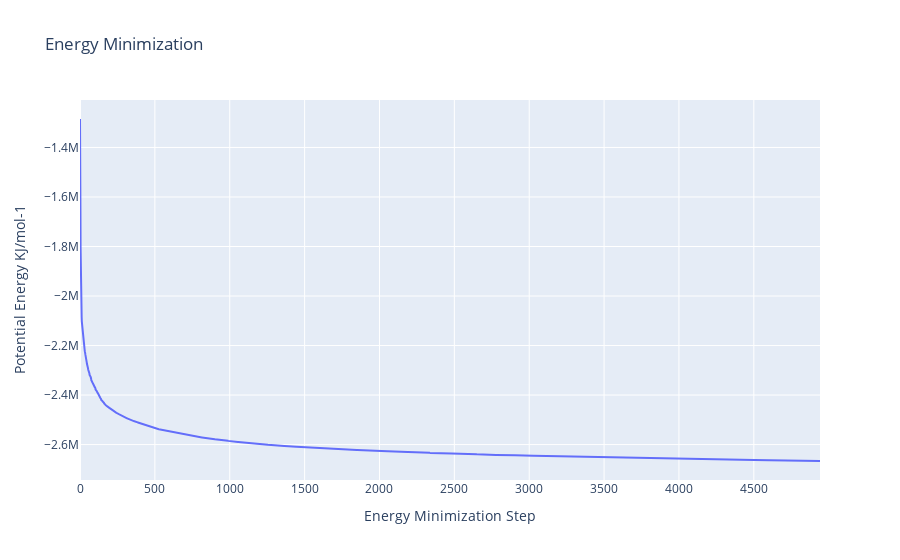

Notebook code for this chart:
### Code cell
import plotly
import plotly.graph_objs as go

#Read data from file and filter energy values higher than 1000 Kj/mol^-1
with open(output_min_ene_xvg,'r') as energy_file:
    x,y = map(
        list,
        zip(*[
            (float(line.split()[0]),float(line.split()[1]))
            for line in energy_file 
            if not line.startswith(("#","@")) 
            if float(line.split()[1]) < 1000 
        ])
    )

plotly.offline.init_notebook_mode(connected=True)

fig = ({
    "data": [go.Scatter(x=x, y=y)],
    "layout": go.Layout(title="Energy Minimization",
                        xaxis=dict(title = "Energy Minimization Step"),
                        yaxis=dict(title = "Potential Energy KJ/mol-1")
                       )
})

plotly.offline.iplot(fig)

### Figure 1 — Plotly figure (JSON) as saved in the notebook; plotly's stock layout.template omitted (floating-point values rounded to 4 significant figures; data arrays with more than 128 entries replaced by an {"elided": "..."} marker saying what was removed)
{"data": [{"type": "scatter", "x": {"elided": "3913 int values"}, "y": {"elided": "3913 float values"}}], "layout": {"autosize": true, "title": {"text": "Energy Minimization"}, "xaxis": {"autorange": true, "range": [0, 4942], "title": {"text": "Energy Minimization Step"}, "type": "linear"}, "yaxis": {"autorange": true, "range": [-2743000.0, -1208000.0], "title": {"text": "Potential Energy KJ/mol-1"}, "type": "linear"}}}
